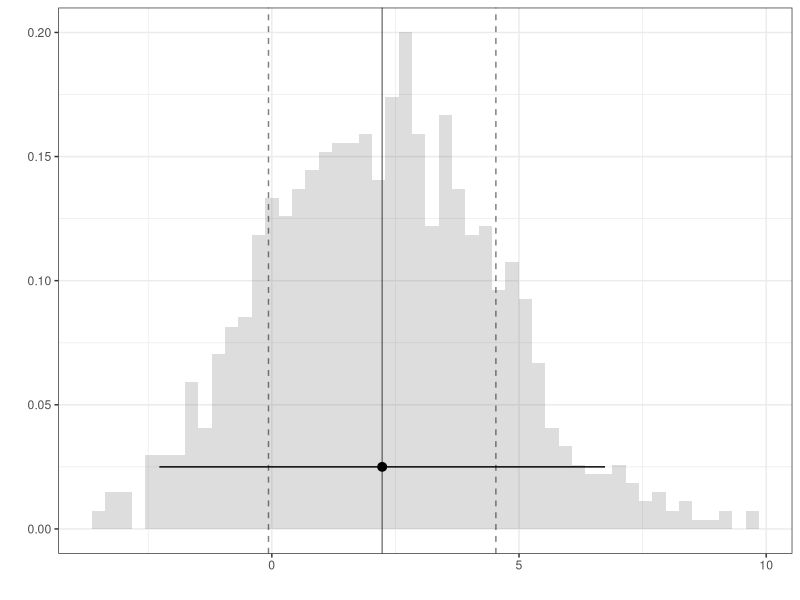
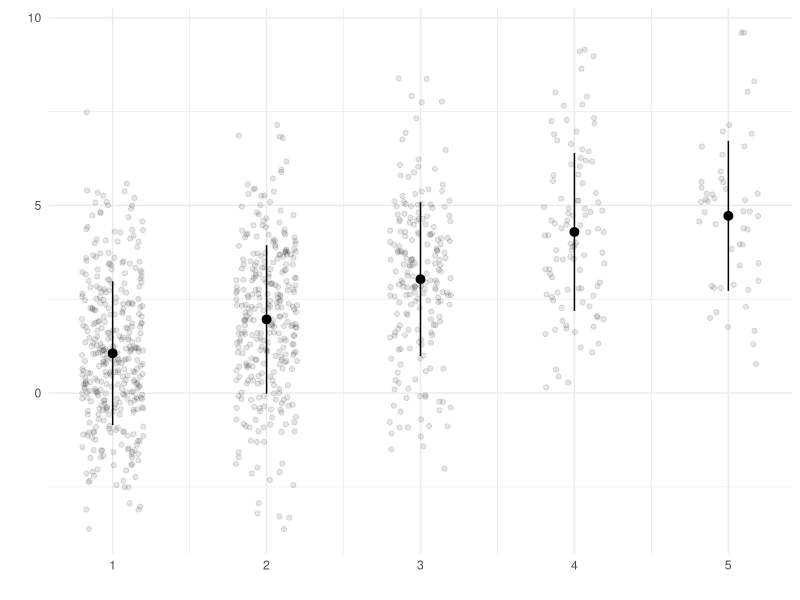
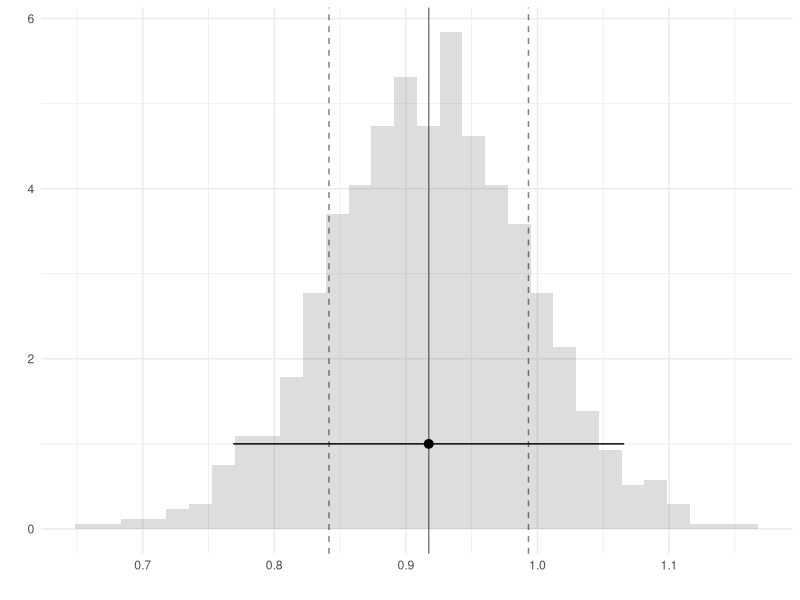
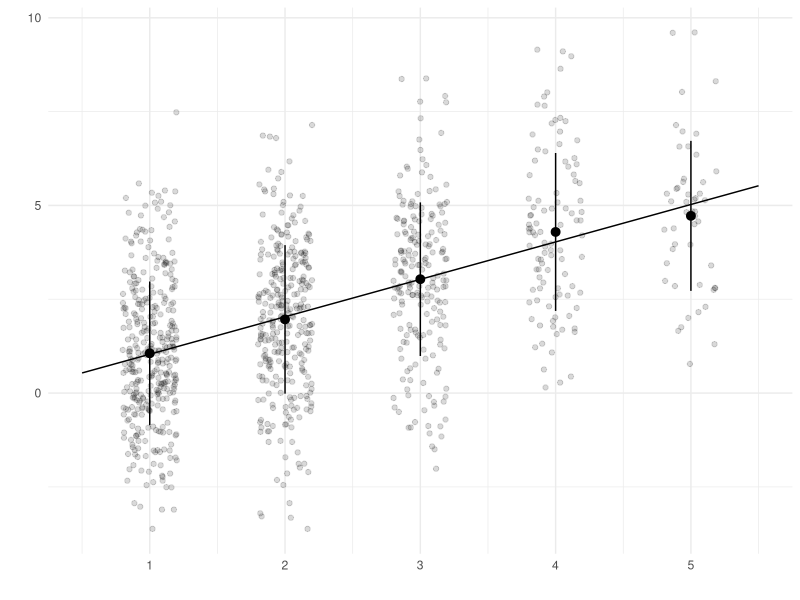
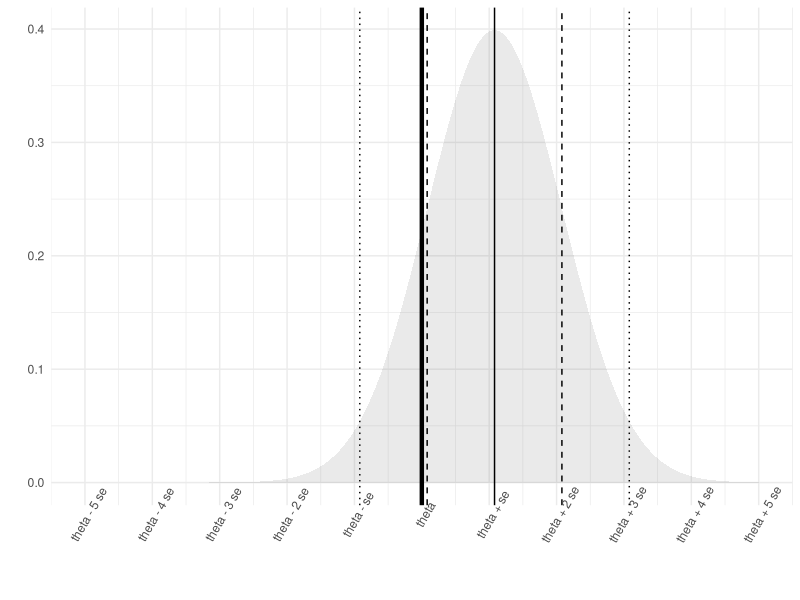
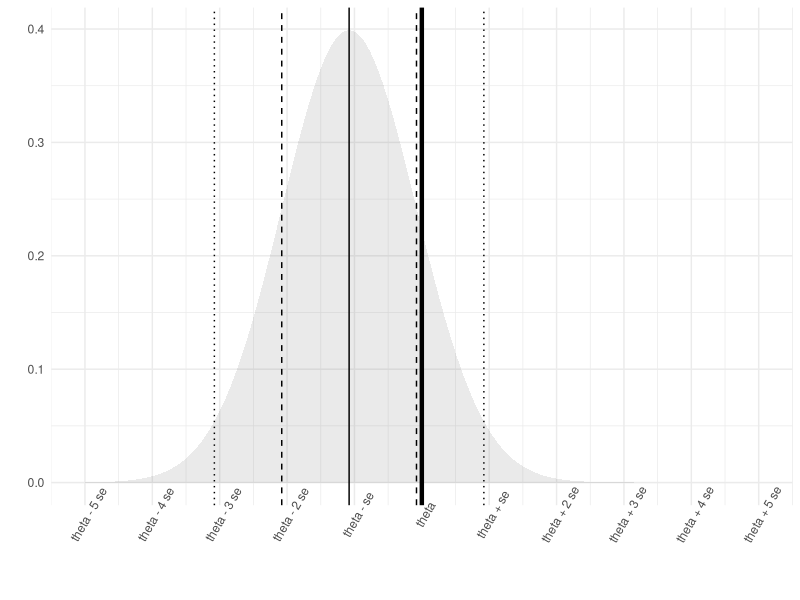
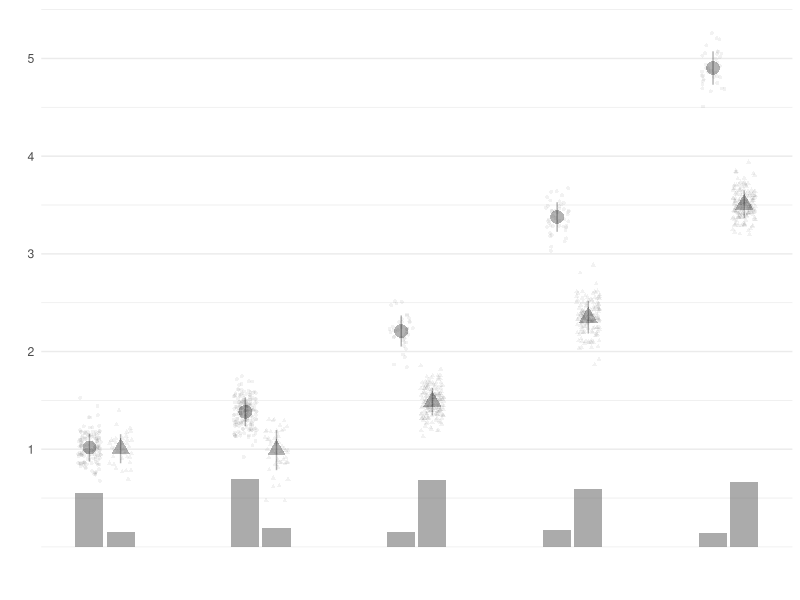
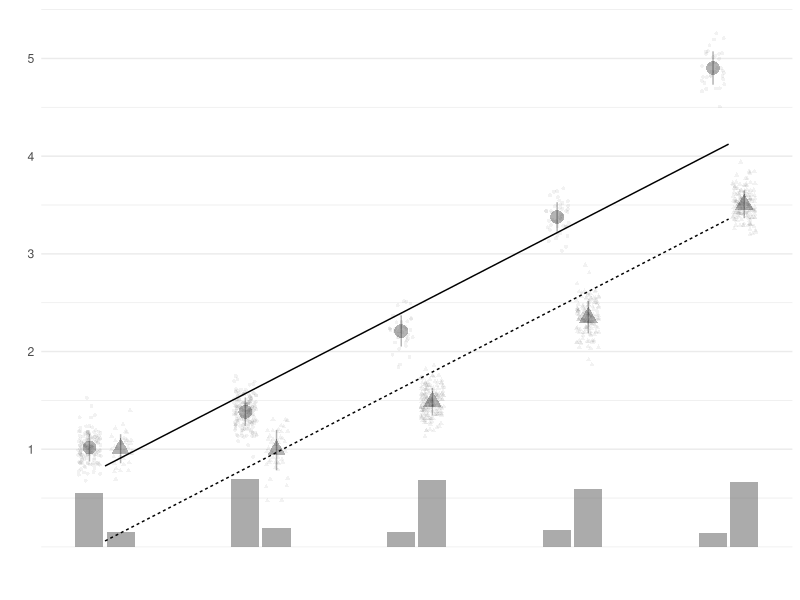

Here is the R script that generated these plots, in order:
## ---- chunk 1
#| echo: false
library(tidyverse) 
library(scales)

theme_set(theme_minimal())
options(scipen = 1, digits = 2)
## ---- chunk 2
#| echo: false
#| warning: false
library(ggplot2)
library(tidyverse)
library(patchwork)
## ---- chunk 3
#| echo: false
set.seed(123)
n = 1000
X = c(rep(1,350), rep(2,300),rep(3,200),rep(4,100),rep(5,50))
Y = X + rnorm(n,0,2)
df<- data.frame(x=X,y=Y)
## ---- chunk 4
#| out-height: 3.5in
#| fig-ncol: 2
#| fig-subcap:
#|  -  Histogram of the vector Y's elements
#|  -  Jittered Scatterplot of X and Y
ggplot() + geom_histogram(aes(x=Y,     y=after_stat(density)), alpha=.2, bins=50) + 
           geom_vline(aes(xintercept=mean(Y)), alpha=.5) + 
           geom_vline(aes(xintercept=mean(Y)+c(-1,1)*sd(Y)), linetype='dashed', alpha=.5) + 
           geom_pointrange(aes(x=mean(Y), xmin=mean(Y)-1.96*sd(Y), xmax=mean(Y)+1.96*sd(Y), y=.025)) + theme_bw() + xlab('') + ylab('')

ggplot() + geom_point(aes(x=X, y=Y), alpha=.1, position=position_jitter(w=.2, h=0)) + xlab('') + ylab('') +
           stat_summary(aes(x=X, y=Y), geom='pointrange', 
              fun=mean, 
              fun.min=function(x) mean(x)-sd(x),
              fun.max=function(x) mean(x)+sd(x))  
## ---- chunk 5
#| echo: true
B=1000

thetastar =  rep(NA,B)
for( b in 1:B ){
  Jstar = sample(1:n,size=n,replace=TRUE)
  Xstar = X[Jstar]
  Ystar = Y[Jstar]
  thetastar[b] = (1/4)*(mean(Ystar[Xstar==5]) - mean(Ystar[Xstar==1]))
}
## ---- chunk 6
#| out-height: 3.5in
#| fig-cap: Histogram of the thetastar's elements
ggplot() + geom_histogram(aes(x=thetastar, y=after_stat(density)), alpha=.2) + 
           geom_vline(aes(xintercept=mean(thetastar)), alpha=.5) + 
           geom_vline(aes(xintercept=mean(thetastar)+c(-1,1)*sd(thetastar)), linetype='dashed', alpha=.5) + 
           geom_pointrange(aes(x=mean(thetastar), xmin=mean(thetastar)-1.96*sd(thetastar), xmax=mean(thetastar)+1.96*sd(thetastar), y=1)) + xlab('') + ylab('')

## ---- chunk 7
lines.fit = lm(Y~X, data=df)
muhat = function(x) { predict(lines.fit, newdata=data.frame(X=x)) }
x = seq(.5,5.5,by=.01)
ggplot() + geom_point(aes(x=X, y=Y), alpha=.15, position=position_jitter(w=.2, h=0)) + xlab('') + ylab('') +
           stat_summary(aes(x=X, y=Y), geom='pointrange', 
              fun=mean, 
              fun.min=function(x) mean(x)-sd(x),
              fun.max=function(x) mean(x)+sd(x))  +
           geom_line(aes(x=x, y=muhat(x))) 
## ---- chunk 8
#| out-height: 3.5in
#| fig-ncol: 2

point.estimate = (muhat(5) - muhat(1))/4
se = sd(thetastar)
bias = point.estimate - (mean(Y[X==5]) - mean(Y[X==1]))/4

dist.plot = function(bias) { 
  theta = bias
  breaks = theta + seq(-5,5, by=1)
  x = theta  + seq(-5,5, by=.01)
    labels.abstract = case_when(
      breaks == theta  ~ 'theta',
      breaks == theta+1  ~ 'theta + se',
      breaks == theta-1 ~ 'theta - se',
      breaks > theta+1  ~ sprintf('theta + %s se', abs(breaks-theta)),
      breaks < theta-1  ~ sprintf('theta - %s se', abs(breaks-theta)))
ggplot() + 
    geom_area(aes(x=x, y=dnorm(x, mean=theta+bias, sd=1)), alpha=.1) +
    geom_vline(aes(xintercept=theta+bias)) +
    geom_vline(aes(xintercept=theta+bias+c(-2,2)), linetype='dotted') + 
    geom_vline(aes(xintercept=theta+bias+c(-1,1)), linetype='dashed') + 
    geom_vline(aes(xintercept=theta), color='black', size=1.5) +
    scale_x_continuous(breaks=breaks, limits=range(breaks), labels=labels.abstract) +
    theme(axis.text.x=element_text(angle=60)) +
    xlab('') + ylab('')
}
dist.plot(bias/se)
dist.plot(-bias/se)
## ---- chunk 9
#| out-width: 100% 
 
set.seed(1) 
m = 1e6 
pi = function(x) { ifelse(x >= 3, .8, .2) }
mu = function(w, x) { 1 + (x-1)^1.7/2.7 - 3.5*w*(x-1)/10 }  

X = sample(1:5, size=m, replace=TRUE)
W = 0 + (runif(m) <= pi(X))
epsilon0 = rnorm(m)
epsilon1 = rnorm(m)
Y0 = mu(0,X) + .15*epsilon0
Y1 = mu(1,X) + .15*epsilon1

pop = data.frame(X=X, W=W, Y=Y0*(1-W) + Y1*W, Y0=Y0, Y1=Y1)

n = 1000
data = pop[sample(nrow(pop), n, replace=TRUE),]

plotX = function(W,X) { X + .1*(2*W-1) }
aspirin.plot = scatter = ggplot(data) + 
  geom_point(aes(x=plotX(W,X), y=Y, shape=factor(W)), alpha=.05, size=1, position=position_jitter(w=.075, h=0)) + 
  stat_summary(aes(x=plotX(W,X), y=Y, shape=factor(W)), geom="pointrange", alpha=.3, size=1,
                 fun=mean, 
                 fun.min = function(x) mean(x) - sd(x), 
                 fun.max = function(x) mean(x) + sd(x)) +
  geom_bar(aes(x=plotX(W,X), y=4*after_stat(prop)), 
          alpha=.5, linewidth=.2) + 
          xlab('') + ylab('') + 
          guides(shape='none', color='none', fill='none', linetype='none') +
          scale_x_continuous(breaks=seq(50,80,by=5)) + scale_y_continuous(breaks=seq(1,5,by=1))
aspirin.plot

estimate.ATT = function(formula, data) {
  model.fit = lm(formula, data=data)
  muhat = function(w,x) { predict(model.fit, newdata=data.frame(W=w, X=x)) }
  mean(muhat(1, data$X[data$W==1])) - mean(muhat(0, data$X[data$W==1]))
}

model.formulas = list(
horizontal = Y ~ W,
parallel = Y ~ W + X,
all = Y ~ W * factor(X),
piecewise = Y ~ W * I(X >= 3))

muhat.parallel = function(w,x) { predict(lm(Y~W+X, data=data), newdata=data.frame(W=w, X=x)) }
point.estimates = model.formulas |> map(\(formula) estimate.ATT(formula, data)) |> bind_rows(.id='model')
## ---- chunk 10
width = function(samples, center=mean(samples), alpha=.05) {
  covg.dif = function(w) { 
    actual = mean( center - w/2 <= samples & samples <= center + w/2)
    nominal = 1-alpha 
    actual - nominal  
  }
  uniroot(covg.dif, interval=c(0, 2*max(abs(samples-center))))$root
}
bootstrap.widths = model.formulas |> map(\(formula) { 
  bootstrap.samples = replicate(100, { estimate.ATT(formula, data[sample(nrow(data), n, replace=TRUE), ]) })
  width(bootstrap.samples)
}) |> bind_rows(.id='model')
## ---- chunk 11
#| out-width: 100%
grid = expand_grid(W=c(0,1), X=seq(min(data$X), max(data$X), by=.01))

aspirin.plot + 
  geom_line(aes(x=X, y=muhat.parallel(W,X), linetype=factor(W)), data=grid)
